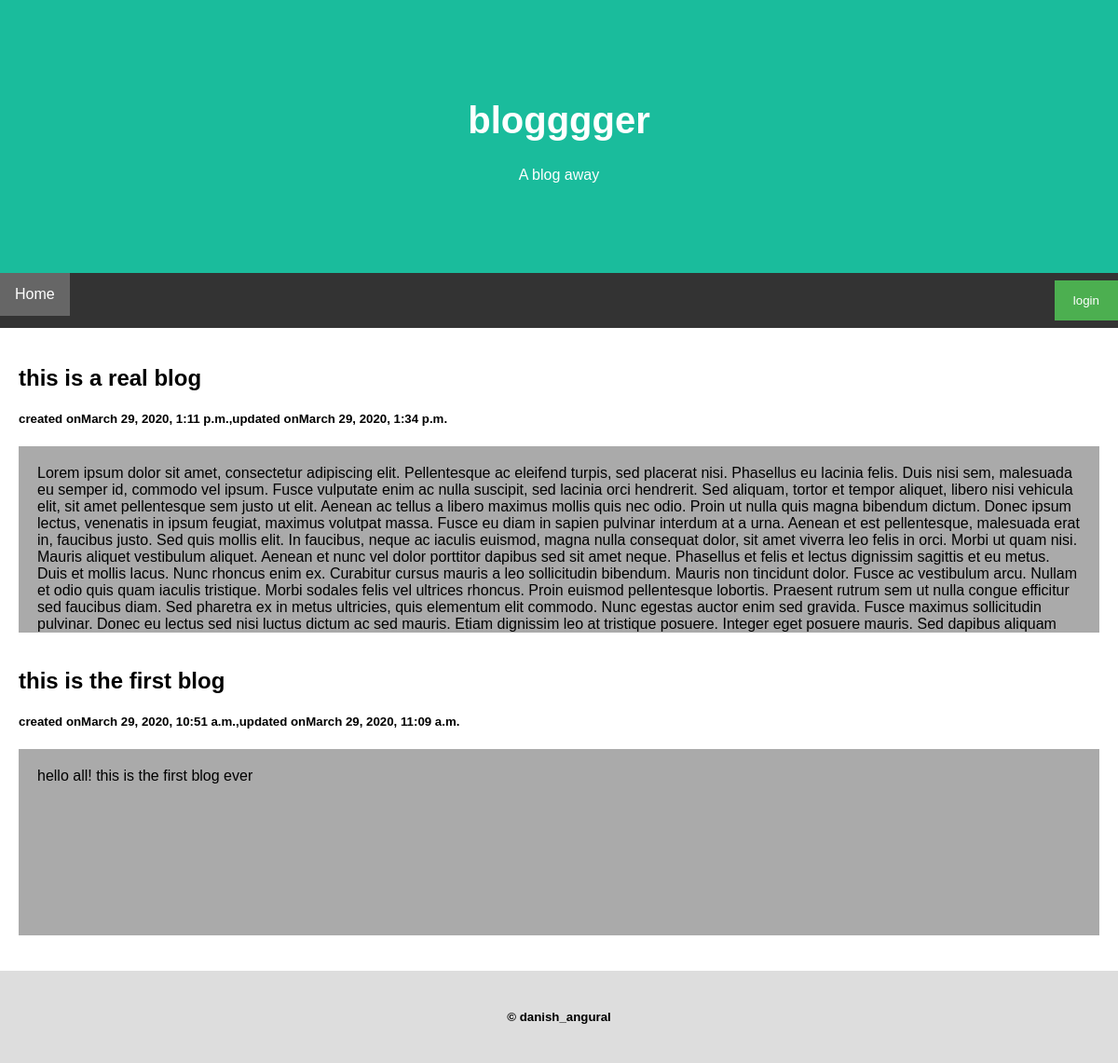
The page / on the database its author committed.
### blog/models.py (models this page shows, shortened)
class Post(models.Model):
    title = models.CharField(max_length=200, unique=True)
    updated_on = models.DateTimeField(auto_now= True)
    content = models.TextField(unique=True)
    created_on = models.DateTimeField(auto_now_add=True)
    author=models.ForeignKey(User, on_delete=models.CASCADE)

### blog/views.py (the view)
# urls.py: path('', views.homepage),
def homepage(request):
    return render(request,'homepage.html', {'all_blogs': all_blogs()})

### blog/views.py (called while the page is built)
def all_blogs():
    return Post.objects.all().order_by('-created_on', '-updated_on')

### blog/templates/homepage.html (shortened to what this page needs)
<html lang="en">
<head>
</head>
<body>
{% block content %}
<div class="header">
  <h1>blogggger</h1>
  <p>A <b></b> blog away</p>
</div>
<div class="navbar">
  <a href="" class="active">Home</a>
 <button class="right" onclick="document.getElementById('id01').style.display='block'" style="width:auto;">login</button>
   </div>
<div class="row">
  <div class="main">
    {% for blog in all_blogs %}
    <h2 onclick= "getElementById('id07').style.display='block'">{{blog.title}}</h2>
    <h5>created on{{blog.created_on}},updated on{{blog.updated_on}}</h5>
    <div class="fakeimg" >
      {{blog.content}}
    </div>
    <br>
    {% endfor %}
  </div>
</div>
<div class="footer">
  <h5> 	&copy danish_angural</h5>
</div>
{% endblock %}
</body>
</html>

### blog/templates/homepage.html (style rules this page uses)
button { background-color: #4CAF50; color: white; padding: 14px 20px; margin: 8px 0; border: none; cursor: pointer; width: 100%; }
.navbar { overflow: hidden; background-color: #333; }
.navbar a { float: left; font-size: 16px; color: white; text-align: center; padding: 14px 16px; text-decoration: none; }
* { box-sizing: border-box; }
body { font-family: Arial, Helvetica, sans-serif; margin: 0; }
.header { padding: 80px; text-align: center; color: white; background :#1abc9c }
.header h1 { font-size: 40px; }
.navbar button.right { float: right; }
.navbar a.active { background-color: #666; color: white; }
.row { display: -ms-flexbox; display: flex; -ms-flex-wrap: wrap; flex-wrap: wrap; }
.main { -ms-flex: 70%; flex: 70%; background-color: white; padding: 20px; }
.fakeimg { max-width: 100%; background-color: #aaa; width: auto; height: 200px; padding: 20px; font-family: sans-serif; overflow-y:scroll; overflow-x:scroll; }
.footer { padding: 20px; text-align: center; background: #ddd; }

### rows shown on the page
Post: title "this is a real blog", created_on "March 29, 2020, 1:11 p.m.", updated_on "March 29, 2020, 1:34 p.m.", content "Lorem ipsum dolor sit amet, consectetur adipiscing elit. Pellentesque ac eleifend turpis, sed placerat nisi. Phasellus eu lacinia felis. Duis nisi sem, malesuada eu semper id, commodo vel ipsum. Fusce vulputate enim ac nulla suscipit, sed lacinia orci hendrerit. Sed aliquam, tortor et tempor aliquet, libero nisi vehicula elit, sit amet pellentesque sem justo ut elit. Aenean ac tellus a libero maximus mollis quis nec odio. Proin ut nulla quis magna bibendum dictum. Donec ipsum lectus, venenatis in ipsum feugiat, maximus volutpat massa. Fusce eu diam in sapien pulvinar interdum at a urna. Aenean et est pellentesque, malesuada erat in, faucibus justo. Sed quis mollis elit. In faucibus, neque…"
Post: title "this is the first blog", created_on "March 29, 2020, 10:51 a.m.", updated_on "March 29, 2020, 11:09 a.m.", content "hello all! this is the first blog ever"
